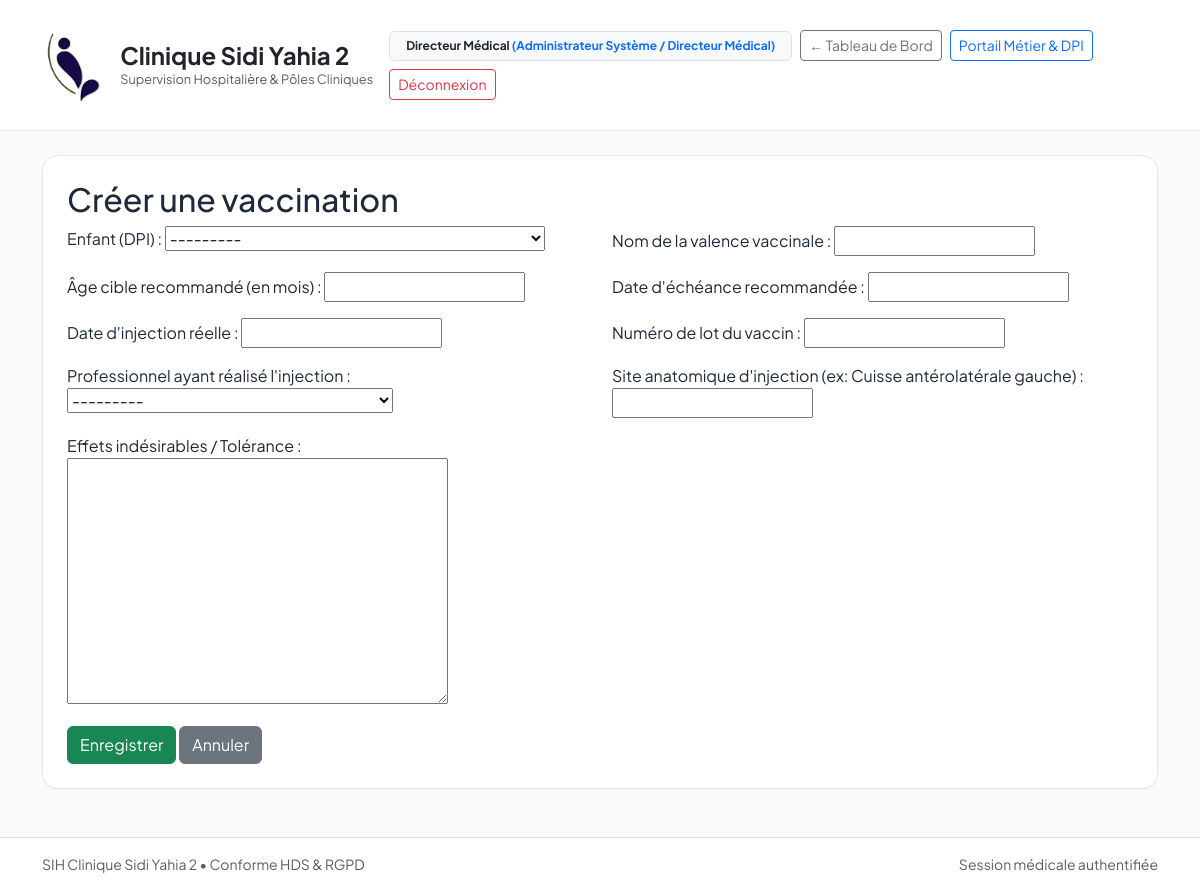
The page /pediatrie/vaccination/create/ (signed in) on the database its author committed.
### apps/core/models.py (models this page shows, shortened)
class CustomUser(AbstractUser):
    role = models.CharField(
        max_length=30,
        choices=UserRole.choices,
        default=UserRole.MEDECIN,
        verbose_name="Rôle hospitalier",
    )
    department = models.ForeignKey(
        Department,
        on_delete=models.PROTECT,
        null=True,
        blank=True,
        related_name="staff_members",
        verbose_name="Département d'affectation",
    )
    license_number = models.CharField(
        max_length=30,
        blank=True,
        verbose_name="Numéro RPPS / ADELI",
        help_text="Identifiant national des professionnels de santé",
    )
    phone_number = models.CharField(
        max_length=20,
        blank=True,
        verbose_name="Numéro de téléphone d'urgence / Bip",
    )
    class Meta:
        verbose_name = "Personnel Médical / Utilisateur"
        verbose_name_plural = "Personnel Médical / Utilisateurs"
    def __str__(self) -> str:
        dept_str = f" - {self.department.code}" if self.department else ""
        return f"{self.get_full_name() or self.username} [{self.get_role_display()}]{dept_str}"

### apps/pediatrie/views.py (the view, shortened to what this page needs)
# urls.py: path("vaccination/create/", views.VaccinationRecordCreateView.as_view(), name="vaccination_create"),
class VaccinationRecordCreateView(LoginRequiredMixin, RoleRequiredMixin, CreateView):
    model = VaccinationRecord
    fields = [
        "patient",
        "vaccine_name",
        "target_age_months",
        "recommended_due_date",
        "administration_date",
        "batch_number",
        "administering_doctor",
        "injection_site",
        "adverse_reactions",
    ]
    template_name = "pediatrie/vaccination_form.html"

### apps/core/context_processors.py (called while the page is built)
def clinic_branding(request: HttpRequest) -> Dict[str, object]:
    info = get_clinic_parameters_dict()
    return {
        "CLINIC_LOGO_DATA_URI": get_clinic_logo_data_uri(),
        "CLINIC_INFO": info,
        "CLINIC_NAME": info["nom_clinique"],
        "CLINIC_ADDRESS": info["adresse_complete"],
        "CLINIC_PHONE": info["telephone"],
        "CLINIC_EMAIL": info["email"],
    }

### apps/core/models.py (called while the page is built)
    def __str__(self) -> str:
        return f"{self.last_name.upper()} {self.first_name} (IPP: {self.ipp})"

### apps/pediatrie/views.py (called while the page is built)
def user_has_pediatrie_role(user):
    return user.is_authenticated and (
        user.is_superuser or user.role in [UserRole.ADMIN, UserRole.MEDECIN, UserRole.INFIRMIER, UserRole.SAGE_FEMME]
    )

    def test_func(self):
        return user_has_pediatrie_role(self.request.user)

### templates/pediatrie/vaccination_form.html (shortened to what this page needs)
{% extends 'base.html' %}
{% load static %}
{% block content %}
<h2>{% if form.instance.pk %}Modifier{% else %}Créer{% endif %} une vaccination</h2>
<form method="post" class="needs-validation" novalidate>
  <div class="row">
    {% for field in form %}
      <div class="col-md-6 mb-3">
        {{ field.label_tag }} {{ field }}
      </div>
    {% endfor %}
  </div>
  <button type="submit" class="btn btn-success">Enregistrer</button>
  <a href="{% url 'pediatrie:vaccination_list' %}" class="btn btn-secondary">Annuler</a>
</form>
{% endblock %}

### templates/base.html (shortened to what this page needs)
<!DOCTYPE html>
<html lang="fr">
<head>
    <link href="https://cdn.jsdelivr.net/npm/bootstrap@5.3.3/dist/css/bootstrap.min.css" rel="stylesheet">
</head>
<body class="d-flex flex-column min-vh-100">
    <nav class="navbar navbar-expand-lg sih-navbar py-3 mb-4">
        <div class="container">
            <a class="navbar-brand fw-bold text-dark d-flex align-items-center gap-3" href="{% url 'home_dashboard' %}">
                <img src="{{ CLINIC_LOGO_DATA_URI|default:'/static/images/logo_clinique.png' }}"
                    alt="Logo Clinique Sidi Yahia 2" style="height: 88px; width: auto; object-fit: contain;">
                <div>
                    <div class="fs-4 fw-bold lh-sm">Clinique Sidi Yahia 2</div>
                    <div class="text-muted fw-normal" style="font-size: 0.8rem;">Supervision Hospitalière &amp; Pôles
                        Cliniques</div>
                </div>
            </a>
            <div class="d-flex align-items-center gap-2 ms-auto flex-wrap">
                {% if request.user.is_authenticated %}
                <span class="badge bg-light text-dark border px-3 py-2">
                    {{ request.user.get_full_name|default:request.user.username }}
                    <span class="text-primary fw-bold">({{ request.user.get_role_display }})</span>
                </span>
                {% endif %}
                <a href="{% url 'home_dashboard' %}" class="btn btn-sm btn-outline-secondary">
                    &larr; Tableau de Bord
                </a>
                <a href="/admin/" class="btn btn-sm btn-outline-primary">
                    Portail Métier &amp; DPI
                </a>
                <a href="{% url 'logout' %}" class="btn btn-sm btn-outline-danger">
                    Déconnexion
                </a>
            </div>
        </div>
    </nav>
    <main class="container mb-5 flex-grow-1">
        <div class="sih-card p-4">
            {% block content %}{% endblock %}
        </div>
    </main>
    <footer class="bg-white border-top py-3 mt-auto">
        <div class="container d-flex justify-content-between text-muted small">
            <span>SIH Clinique Sidi Yahia 2 &bull; Conforme HDS &amp; RGPD</span>
            <span>Session médicale authentifiée</span>
        </div>
    </footer>
</body>
</html>

### templates/base.html (style rules this page uses)
body { font-family: 'Plus Jakarta Sans', sans-serif; background-color: #f8fafc; color: #1e293b; }
.sih-navbar { background: #ffffff; border-bottom: 1px solid #e2e8f0; }
.sih-card { background: #ffffff; border: 1px solid #e2e8f0; border-radius: 1rem; box-shadow: 0 1px 2px 0 rgba(0, 0, 0, 0.04); }

### rows shown on the page
CustomUser: user.get_full_name "Directeur Médical", user.role "Administrateur Système / Directeur Médical"

### other values the page prints
{{ field.label_tag }} "Enfant (DPI) :" "Nom de la valence vaccinale :" "Âge cible recommandé (en mois) :" "Date d'échéance recommandée :" "Date d'injection réelle :" "Numéro de lot du vaccin :" "Professionnel ayant réalisé l'injection :" "Site anatomique d'injection (ex: Cuisse antérolatérale gauche) :" "Effets indésirables / Tolérance :"
